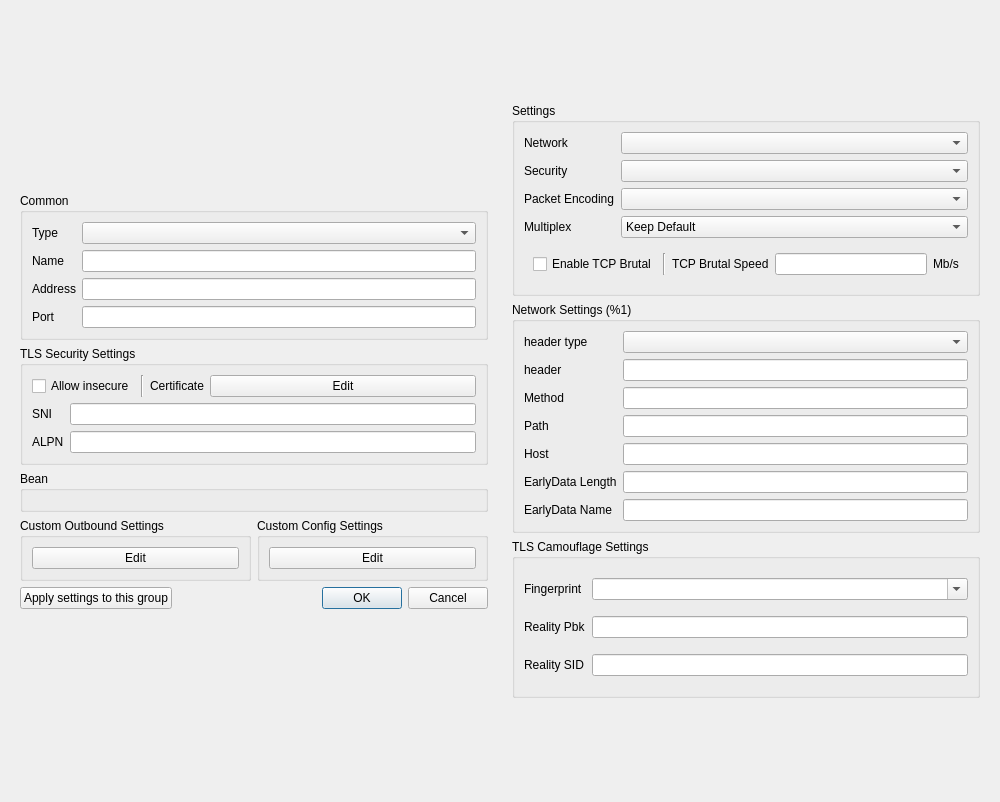
<?xml version="1.0" encoding="UTF-8"?>
<ui version="4.0">
    <class>DialogEditProfile</class>
    <widget class="QDialog" name="DialogEditProfile">
        <property name="geometry">
            <rect>
                <x>0</x>
                <y>0</y>
                <width>1000</width>
                <height>802</height>
            </rect>
        </property>
        <property name="sizePolicy">
            <sizepolicy hsizetype="Preferred" vsizetype="Preferred">
                <horstretch>0</horstretch>
                <verstretch>0</verstretch>
            </sizepolicy>
        </property>
        <property name="windowTitle">
            <string>Edit</string>
        </property>
        <layout class="QHBoxLayout" name="dialog_layout">
            <item>
                <widget class="QWidget" name="left_w" native="true">
                    <property name="sizePolicy">
                        <sizepolicy hsizetype="Minimum" vsizetype="Maximum">
                            <horstretch>0</horstretch>
                            <verstretch>0</verstretch>
                        </sizepolicy>
                    </property>
                    <property name="minimumSize">
                        <size>
                            <width>400</width>
                            <height>0</height>
                        </size>
                    </property>
                    <layout class="QVBoxLayout" name="left">
                        <property name="sizeConstraint">
                            <enum>QLayout::SizeConstraint::SetDefaultConstraint</enum>
                        </property>
                        <item>
                            <widget class="QGroupBox" name="groupBox">
                                <property name="sizePolicy">
                                    <sizepolicy hsizetype="Preferred" vsizetype="Maximum">
                                        <horstretch>0</horstretch>
                                        <verstretch>0</verstretch>
                                    </sizepolicy>
                                </property>
                                <property name="title">
                                    <string>Common</string>
                                </property>
                                <layout class="QVBoxLayout" name="verticalLayout_3">
                                    <item>
                                        <layout class="QGridLayout" name="gridLayout_2">
                                            <item row="2" column="1">
                                                <widget class="MyLineEdit" name="address"/>
                                            </item>
                                            <item row="1" column="1">
                                                <widget class="MyLineEdit" name="name"/>
                                            </item>
                                            <item row="3" column="1">
                                                <widget class="QLineEdit" name="port"/>
                                            </item>
                                            <item row="0" column="0">
                                                <widget class="QLabel" name="type_l">
                                                    <property name="text">
                                                        <string>Type</string>
                                                    </property>
                                                </widget>
                                            </item>
                                            <item row="3" column="0">
                                                <widget class="QLabel" name="port_l">
                                                    <property name="text">
                                                        <string>Port</string>
                                                    </property>
                                                </widget>
                                            </item>
                                            <item row="2" column="0">
                                                <widget class="QLabel" name="address_l">
                                                    <property name="text">
                                                        <string>Address</string>
                                                    </property>
                                                </widget>
                                            </item>
                                            <item row="1" column="0">
                                                <widget class="QLabel" name="label">
                                                    <property name="text">
                                                        <string>Name</string>
                                                    </property>
                                                </widget>
                                            </item>
                                            <item row="0" column="1">
                                                <widget class="QComboBox" name="type"/>
                                            </item>
                                        </layout>
                                    </item>
                                </layout>
                            </widget>
                        </item>
                        <item>
                            <widget class="QGroupBox" name="security_box">
                                <property name="sizePolicy">
                                    <sizepolicy hsizetype="Preferred" vsizetype="Maximum">
                                        <horstretch>0</horstretch>
                                        <verstretch>0</verstretch>
                                    </sizepolicy>
                                </property>
                                <property name="title">
                                    <string>TLS Security Settings</string>
                                </property>
                                <layout class="QVBoxLayout" name="verticalLayout_2">
                                    <item>
                                        <layout class="QHBoxLayout" name="horizontalLayout">
                                            <item>
                                                <widget class="QCheckBox" name="insecure">
                                                    <property name="sizePolicy">
                                                        <sizepolicy hsizetype="Maximum" vsizetype="Fixed">
                                                            <horstretch>0</horstretch>
                                                            <verstretch>0</verstretch>
                                                        </sizepolicy>
                                                    </property>
                                                    <property name="toolTip">
                                                        <string>When enabled, V2Ray will not check the validity of the
                                                            TLS certificate provided by the remote host (the security is
                                                            equivalent to plaintext)
                                                        </string>
                                                    </property>
                                                    <property name="text">
                                                        <string>Allow insecure</string>
                                                    </property>
                                                </widget>
                                            </item>
                                            <item>
                                                <widget class="Line" name="line">
                                                    <property name="orientation">
                                                        <enum>Qt::Orientation::Vertical</enum>
                                                    </property>
                                                </widget>
                                            </item>
                                            <item>
                                                <widget class="QLabel" name="label_6">
                                                    <property name="sizePolicy">
                                                        <sizepolicy hsizetype="Maximum" vsizetype="Preferred">
                                                            <horstretch>0</horstretch>
                                                            <verstretch>0</verstretch>
                                                        </sizepolicy>
                                                    </property>
                                                    <property name="toolTip">
                                                        <string notr="true"/>
                                                    </property>
                                                    <property name="text">
                                                        <string>Certificate</string>
                                                    </property>
                                                </widget>
                                            </item>
                                            <item>
                                                <widget class="QPushButton" name="certificate_edit">
                                                    <property name="text">
                                                        <string notr="true">Edit</string>
                                                    </property>
                                                </widget>
                                            </item>
                                        </layout>
                                    </item>
                                    <item>
                                        <layout class="QGridLayout" name="_3">
                                            <item row="0" column="1">
                                                <widget class="MyLineEdit" name="sni"/>
                                            </item>
                                            <item row="0" column="0">
                                                <widget class="QLabel" name="label_5">
                                                    <property name="toolTip">
                                                        <string>Server name indication, clear text.</string>
                                                    </property>
                                                    <property name="text">
                                                        <string notr="true">SNI</string>
                                                    </property>
                                                </widget>
                                            </item>
                                            <item row="1" column="0">
                                                <widget class="QLabel" name="label_8">
                                                    <property name="toolTip">
                                                        <string>Application layer protocol negotiation, clear text.
                                                            Please separate them with commas.
                                                        </string>
                                                    </property>
                                                    <property name="text">
                                                        <string notr="true">ALPN</string>
                                                    </property>
                                                </widget>
                                            </item>
                                            <item row="1" column="1">
                                                <widget class="MyLineEdit" name="alpn"/>
                                            </item>
                                        </layout>
                                    </item>
                                </layout>
                            </widget>
                        </item>
                        <item>
                            <widget class="QGroupBox" name="bean">
                                <property name="sizePolicy">
                                    <sizepolicy hsizetype="Preferred" vsizetype="Maximum">
                                        <horstretch>0</horstretch>
                                        <verstretch>0</verstretch>
                                    </sizepolicy>
                                </property>
                                <property name="title">
                                    <string notr="true">Bean</string>
                                </property>
                                <layout class="QVBoxLayout" name="verticalLayout_4">
                                    <item>
                                        <widget class="QWidget" name="fake" native="true"/>
                                    </item>
                                </layout>
                            </widget>
                        </item>
                        <item>
                            <layout class="QHBoxLayout" name="horizontalLayout_2">
                                <item>
                                    <widget class="QGroupBox" name="custom_box">
                                        <property name="sizePolicy">
                                            <sizepolicy hsizetype="Preferred" vsizetype="Maximum">
                                                <horstretch>0</horstretch>
                                                <verstretch>0</verstretch>
                                            </sizepolicy>
                                        </property>
                                        <property name="title">
                                            <string>Custom Outbound Settings</string>
                                        </property>
                                        <layout class="QVBoxLayout" name="verticalLayout_5">
                                            <item>
                                                <widget class="QPushButton" name="custom_outbound_edit">
                                                    <property name="text">
                                                        <string notr="true">Edit</string>
                                                    </property>
                                                </widget>
                                            </item>
                                        </layout>
                                    </widget>
                                </item>
                                <item>
                                    <widget class="QGroupBox" name="custom_global_box">
                                        <property name="title">
                                            <string>Custom Config Settings</string>
                                        </property>
                                        <layout class="QHBoxLayout" name="horizontalLayout_3">
                                            <item>
                                                <widget class="QPushButton" name="custom_config_edit">
                                                    <property name="text">
                                                        <string notr="true">Edit</string>
                                                    </property>
                                                </widget>
                                            </item>
                                        </layout>
                                    </widget>
                                </item>
                            </layout>
                        </item>
                        <item>
                            <layout class="QHBoxLayout" name="horizontalLayout_4">
                                <item>
                                    <widget class="QPushButton" name="apply_to_group">
                                        <property name="text">
                                            <string>Apply settings to this group</string>
                                        </property>
                                    </widget>
                                </item>
                                <item>
                                    <widget class="QDialogButtonBox" name="buttonBox">
                                        <property name="sizePolicy">
                                            <sizepolicy hsizetype="Expanding" vsizetype="Fixed">
                                                <horstretch>0</horstretch>
                                                <verstretch>0</verstretch>
                                            </sizepolicy>
                                        </property>
                                        <property name="orientation">
                                            <enum>Qt::Orientation::Horizontal</enum>
                                        </property>
                                        <property name="standardButtons">
                                            <set>
                                                QDialogButtonBox::StandardButton::Cancel|QDialogButtonBox::StandardButton::Ok
                                            </set>
                                        </property>
                                    </widget>
                                </item>
                            </layout>
                        </item>
                    </layout>
                </widget>
            </item>
            <item>
                <widget class="QWidget" name="right_all_w" native="true">
                    <property name="sizePolicy">
                        <sizepolicy hsizetype="Preferred" vsizetype="Maximum">
                            <horstretch>0</horstretch>
                            <verstretch>0</verstretch>
                        </sizepolicy>
                    </property>
                    <property name="minimumSize">
                        <size>
                            <width>400</width>
                            <height>613</height>
                        </size>
                    </property>
                    <property name="toolTip">
                        <string/>
                    </property>
                    <layout class="QVBoxLayout" name="right_layout">
                        <property name="sizeConstraint">
                            <enum>QLayout::SizeConstraint::SetDefaultConstraint</enum>
                        </property>
                        <item>
                            <widget class="QGroupBox" name="stream_box">
                                <property name="sizePolicy">
                                    <sizepolicy hsizetype="Preferred" vsizetype="Maximum">
                                        <horstretch>0</horstretch>
                                        <verstretch>0</verstretch>
                                    </sizepolicy>
                                </property>
                                <property name="minimumSize">
                                    <size>
                                        <width>0</width>
                                        <height>156</height>
                                    </size>
                                </property>
                                <property name="title">
                                    <string>Settings</string>
                                </property>
                                <layout class="QVBoxLayout" name="verticalLayout">
                                    <item>
                                        <layout class="QGridLayout" name="_2">
                                            <item row="2" column="1">
                                                <widget class="QComboBox" name="packet_encoding">
                                                    <item>
                                                        <property name="text">
                                                            <string notr="true"/>
                                                        </property>
                                                    </item>
                                                    <item>
                                                        <property name="text">
                                                            <string notr="true">packetaddr</string>
                                                        </property>
                                                    </item>
                                                    <item>
                                                        <property name="text">
                                                            <string notr="true">xudp</string>
                                                        </property>
                                                    </item>
                                                </widget>
                                            </item>
                                            <item row="0" column="0">
                                                <widget class="QLabel" name="network_l">
                                                    <property name="toolTip">
                                                        <string>The underlying transport method. It must be consistent
                                                            with the server, otherwise, the connection cannot be
                                                            established.
                                                        </string>
                                                    </property>
                                                    <property name="text">
                                                        <string>Network</string>
                                                    </property>
                                                </widget>
                                            </item>
                                            <item row="0" column="1">
                                                <widget class="QComboBox" name="network">
                                                    <property name="sizePolicy">
                                                        <sizepolicy hsizetype="Expanding" vsizetype="Fixed">
                                                            <horstretch>0</horstretch>
                                                            <verstretch>0</verstretch>
                                                        </sizepolicy>
                                                    </property>
                                                    <item>
                                                        <property name="text">
                                                            <string notr="true"/>
                                                        </property>
                                                    </item>
                                                    <item>
                                                        <property name="text">
                                                            <string notr="true">tcp</string>
                                                        </property>
                                                    </item>
                                                    <item>
                                                        <property name="text">
                                                            <string notr="true">ws</string>
                                                        </property>
                                                    </item>
                                                    <item>
                                                        <property name="text">
                                                            <string>httpupgrade</string>
                                                        </property>
                                                    </item>
                                                    <item>
                                                        <property name="text">
                                                            <string notr="true">http</string>
                                                        </property>
                                                    </item>
                                                    <item>
                                                        <property name="text">
                                                            <string notr="true">grpc</string>
                                                        </property>
                                                    </item>
                                                    <item>
                                                        <property name="text">
                                                            <string notr="true">quic</string>
                                                        </property>
                                                    </item>
                                                </widget>
                                            </item>
                                            <item row="3" column="0">
                                                <widget class="QLabel" name="multiplex_l">
                                                    <property name="toolTip">
                                                        <string>Server support is required</string>
                                                    </property>
                                                    <property name="text">
                                                        <string>Multiplex</string>
                                                    </property>
                                                </widget>
                                            </item>
                                            <item row="1" column="0">
                                                <widget class="QLabel" name="security_l">
                                                    <property name="toolTip">
                                                        <string>Transport Layer Security. It must be consistent with the
                                                            server, otherwise, the connection cannot be established.
                                                        </string>
                                                    </property>
                                                    <property name="text">
                                                        <string>Security</string>
                                                    </property>
                                                </widget>
                                            </item>
                                            <item row="1" column="1">
                                                <widget class="QComboBox" name="security">
                                                    <item>
                                                        <property name="text">
                                                            <string notr="true"/>
                                                        </property>
                                                    </item>
                                                    <item>
                                                        <property name="text">
                                                            <string notr="true">tls</string>
                                                        </property>
                                                    </item>
                                                    <item>
                                                        <property name="text">
                                                            <string>reality</string>
                                                        </property>
                                                    </item>
                                                </widget>
                                            </item>
                                            <item row="2" column="0">
                                                <widget class="QLabel" name="packet_encoding_l">
                                                    <property name="toolTip">
                                                        <string>UDP FullCone Packet encoding for implementing features
                                                            such as UDP FullCone. Server support is required, if the
                                                            wrong selection is made, the connection cannot be made.
                                                            Please leave it blank.
                                                        </string>
                                                    </property>
                                                    <property name="text">
                                                        <string>Packet Encoding</string>
                                                    </property>
                                                </widget>
                                            </item>
                                            <item row="3" column="1">
                                                <widget class="QComboBox" name="multiplex">
                                                    <item>
                                                        <property name="text">
                                                            <string>Keep Default</string>
                                                        </property>
                                                    </item>
                                                    <item>
                                                        <property name="text">
                                                            <string>On</string>
                                                        </property>
                                                    </item>
                                                    <item>
                                                        <property name="text">
                                                            <string>Off</string>
                                                        </property>
                                                    </item>
                                                </widget>
                                            </item>
                                        </layout>
                                    </item>
                                    <item>
                                        <widget class="QWidget" name="brutal_box" native="true">
                                            <layout class="QHBoxLayout" name="horizontalLayout_5">
                                                <item>
                                                    <widget class="QCheckBox" name="brutal_enable">
                                                        <property name="toolTip">
                                                            <string>&lt;html&gt;&lt;head/&gt;&lt;body&gt;&lt;p&gt;Overrides
                                                                mux to On&lt;/p&gt;&lt;/body&gt;&lt;/html&gt;
                                                            </string>
                                                        </property>
                                                        <property name="text">
                                                            <string>Enable TCP Brutal</string>
                                                        </property>
                                                    </widget>
                                                </item>
                                                <item>
                                                    <widget class="Line" name="line_2">
                                                        <property name="orientation">
                                                            <enum>Qt::Orientation::Vertical</enum>
                                                        </property>
                                                    </widget>
                                                </item>
                                                <item>
                                                    <widget class="QLabel" name="brutal_speed_l">
                                                        <property name="toolTip">
                                                            <string>&lt;html&gt;&lt;head/&gt;&lt;body&gt;&lt;p&gt;Server
                                                                to Client TCP Brutal Speed&lt;/p&gt;&lt;/body&gt;&lt;/html&gt;
                                                            </string>
                                                        </property>
                                                        <property name="text">
                                                            <string>TCP Brutal Speed</string>
                                                        </property>
                                                    </widget>
                                                </item>
                                                <item>
                                                    <widget class="QLineEdit" name="brutal_speed"/>
                                                </item>
                                                <item>
                                                    <widget class="QLabel" name="brutal_speed_u">
                                                        <property name="text">
                                                            <string>Mb/s</string>
                                                        </property>
                                                    </widget>
                                                </item>
                                            </layout>
                                        </widget>
                                    </item>
                                </layout>
                            </widget>
                        </item>
                        <item>
                            <widget class="QGroupBox" name="network_box">
                                <property name="sizePolicy">
                                    <sizepolicy hsizetype="Preferred" vsizetype="Maximum">
                                        <horstretch>0</horstretch>
                                        <verstretch>0</verstretch>
                                    </sizepolicy>
                                </property>
                                <property name="title">
                                    <string>Network Settings (%1)</string>
                                </property>
                                <layout class="QGridLayout" name="gridLayout">
                                    <item row="6" column="0">
                                        <widget class="QLabel" name="ws_early_data_name_l">
                                            <property name="text">
                                                <string notr="true">EarlyData Name</string>
                                            </property>
                                        </widget>
                                    </item>
                                    <item row="1" column="0">
                                        <widget class="QLabel" name="headers_l">
                                            <property name="sizePolicy">
                                                <sizepolicy hsizetype="Maximum" vsizetype="Preferred">
                                                    <horstretch>0</horstretch>
                                                    <verstretch>0</verstretch>
                                                </sizepolicy>
                                            </property>
                                            <property name="toolTip">
                                                <string notr="true">&lt;html&gt;&lt;head/&gt;&lt;body&gt;&lt;p&gt;Headers
                                                    in space seperated key value pair:&lt;/p&gt;&lt;p&gt;key1=val1 key2=&amp;quot;multi
                                                    word val2&amp;quot; &amp;quot;multi word key3&amp;quot;=val3&lt;/p&gt;&lt;/body&gt;&lt;/html&gt;
                                                </string>
                                            </property>
                                            <property name="whatsThis">
                                                <string>&lt;html&gt;&lt;head/&gt;&lt;body&gt;&lt;p&gt;&lt;br/&gt;&lt;/p&gt;&lt;/body&gt;&lt;/html&gt;</string>
                                            </property>
                                            <property name="text">
                                                <string notr="true">header</string>
                                            </property>
                                        </widget>
                                    </item>
                                    <item row="5" column="0">
                                        <widget class="QLabel" name="ws_early_data_length_l">
                                            <property name="text">
                                                <string notr="true">EarlyData Length</string>
                                            </property>
                                        </widget>
                                    </item>
                                    <item row="2" column="1">
                                        <widget class="QLineEdit" name="method"/>
                                    </item>
                                    <item row="3" column="0">
                                        <widget class="QLabel" name="path_l">
                                            <property name="toolTip">
                                                <string notr="true">&lt;html&gt;&lt;head/&gt;&lt;body&gt;&lt;p&gt;http
                                                    path (ws/http/httpUpgrade)&lt;/p&gt;&lt;p&gt;serviceName (gRPC)&lt;/p&gt;&lt;/body&gt;&lt;/html&gt;
                                                </string>
                                            </property>
                                            <property name="text">
                                                <string notr="true">Path</string>
                                            </property>
                                        </widget>
                                    </item>
                                    <item row="3" column="1">
                                        <widget class="MyLineEdit" name="path"/>
                                    </item>
                                    <item row="6" column="1">
                                        <widget class="MyLineEdit" name="ws_early_data_name"/>
                                    </item>
                                    <item row="5" column="1">
                                        <widget class="MyLineEdit" name="ws_early_data_length"/>
                                    </item>
                                    <item row="4" column="1">
                                        <widget class="MyLineEdit" name="host"/>
                                    </item>
                                    <item row="2" column="0">
                                        <widget class="QLabel" name="method_l">
                                            <property name="toolTip">
                                                <string>&lt;html&gt;&lt;head/&gt;&lt;body&gt;&lt;p&gt;Method of http
                                                    request, will be converted to uppercase&lt;/p&gt;&lt;/body&gt;&lt;/html&gt;
                                                </string>
                                            </property>
                                            <property name="text">
                                                <string>Method</string>
                                            </property>
                                        </widget>
                                    </item>
                                    <item row="4" column="0">
                                        <widget class="QLabel" name="host_l">
                                            <property name="toolTip">
                                                <string notr="true">&lt;html&gt;&lt;head/&gt;&lt;body&gt;&lt;p&gt;http
                                                    host (ws/http/httpUpgrade)&lt;/p&gt;&lt;/body&gt;&lt;/html&gt;
                                                </string>
                                            </property>
                                            <property name="text">
                                                <string notr="true">Host</string>
                                            </property>
                                        </widget>
                                    </item>
                                    <item row="1" column="1">
                                        <widget class="QLineEdit" name="headers"/>
                                    </item>
                                    <item row="0" column="1">
                                        <widget class="QComboBox" name="header_type">
                                            <item>
                                                <property name="text">
                                                    <string/>
                                                </property>
                                            </item>
                                            <item>
                                                <property name="text">
                                                    <string>http</string>
                                                </property>
                                            </item>
                                        </widget>
                                    </item>
                                    <item row="0" column="0">
                                        <widget class="QLabel" name="header_type_l">
                                            <property name="text">
                                                <string>header type</string>
                                            </property>
                                        </widget>
                                    </item>
                                </layout>
                            </widget>
                        </item>
                        <item>
                            <widget class="QGroupBox" name="tls_camouflage_box">
                                <property name="title">
                                    <string>TLS Camouflage Settings</string>
                                </property>
                                <layout class="QGridLayout" name="gridLayout_3">
                                    <item row="1" column="1">
                                        <widget class="MyLineEdit" name="reality_pbk"/>
                                    </item>
                                    <item row="0" column="1">
                                        <widget class="QComboBox" name="utlsFingerprint">
                                            <property name="editable">
                                                <bool>true</bool>
                                            </property>
                                        </widget>
                                    </item>
                                    <item row="1" column="0">
                                        <widget class="QLabel" name="reality_pbk_l">
                                            <property name="toolTip">
                                                <string>Reality public key. If not empty, turn TLS into REALITY.
                                                </string>
                                            </property>
                                            <property name="text">
                                                <string notr="true">Reality Pbk</string>
                                            </property>
                                        </widget>
                                    </item>
                                    <item row="2" column="0">
                                        <widget class="QLabel" name="reality_sid_l">
                                            <property name="text">
                                                <string>Reality SID</string>
                                            </property>
                                        </widget>
                                    </item>
                                    <item row="0" column="0">
                                        <widget class="QLabel" name="label_2">
                                            <property name="sizePolicy">
                                                <sizepolicy hsizetype="Maximum" vsizetype="Preferred">
                                                    <horstretch>0</horstretch>
                                                    <verstretch>0</verstretch>
                                                </sizepolicy>
                                            </property>
                                            <property name="text">
                                                <string notr="true">Fingerprint</string>
                                            </property>
                                        </widget>
                                    </item>
                                    <item row="2" column="1">
                                        <widget class="QLineEdit" name="reality_sid"/>
                                    </item>
                                </layout>
                            </widget>
                        </item>
                    </layout>
                </widget>
            </item>
        </layout>
    </widget>
    <customwidgets>
        <customwidget>
            <class>MyLineEdit</class>
            <extends>QLineEdit</extends>
            <header>ui/widget/MyLineEdit.h</header>
        </customwidget>
    </customwidgets>
    <tabstops>
        <tabstop>type</tabstop>
        <tabstop>name</tabstop>
        <tabstop>address</tabstop>
        <tabstop>port</tabstop>
        <tabstop>custom_outbound_edit</tabstop>
        <tabstop>custom_config_edit</tabstop>
        <tabstop>apply_to_group</tabstop>
        <tabstop>network</tabstop>
        <tabstop>security</tabstop>
        <tabstop>packet_encoding</tabstop>
        <tabstop>multiplex</tabstop>
        <tabstop>path</tabstop>
        <tabstop>host</tabstop>
        <tabstop>ws_early_data_length</tabstop>
        <tabstop>ws_early_data_name</tabstop>
        <tabstop>insecure</tabstop>
        <tabstop>certificate_edit</tabstop>
        <tabstop>sni</tabstop>
        <tabstop>alpn</tabstop>
        <tabstop>utlsFingerprint</tabstop>
        <tabstop>reality_pbk</tabstop>
    </tabstops>
    <resources/>
    <connections>
        <connection>
            <sender>buttonBox</sender>
            <signal>accepted()</signal>
            <receiver>DialogEditProfile</receiver>
            <slot>accept()</slot>
            <hints>
                <hint type="sourcelabel">
                    <x>151</x>
                    <y>500</y>
                </hint>
                <hint type="destinationlabel">
                    <x>299</x>
                    <y>299</y>
                </hint>
            </hints>
        </connection>
        <connection>
            <sender>buttonBox</sender>
            <signal>rejected()</signal>
            <receiver>DialogEditProfile</receiver>
            <slot>reject()</slot>
            <hints>
                <hint type="sourcelabel">
                    <x>151</x>
                    <y>500</y>
                </hint>
                <hint type="destinationlabel">
                    <x>299</x>
                    <y>299</y>
                </hint>
            </hints>
        </connection>
    </connections>
</ui>
